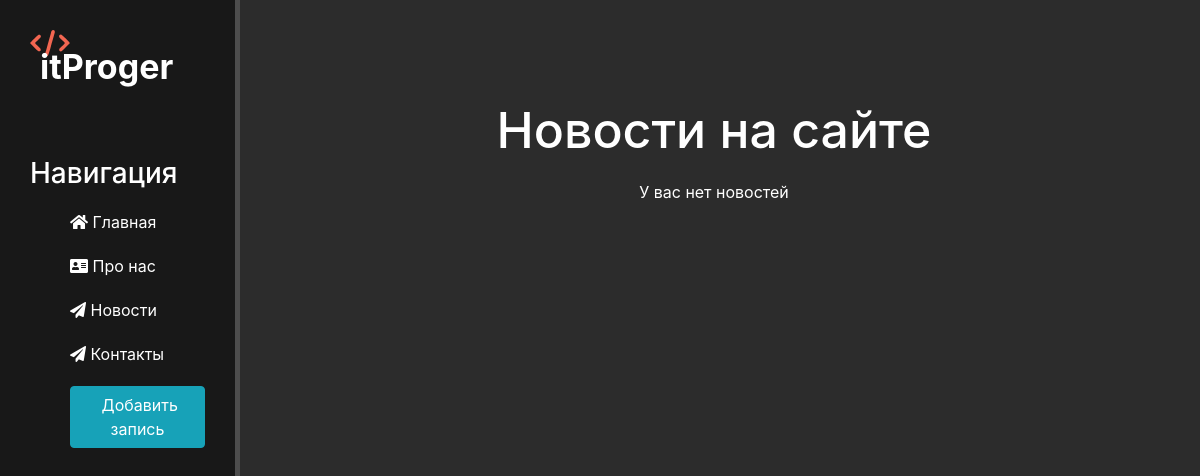
The page /news/ on the database as committed earlier.
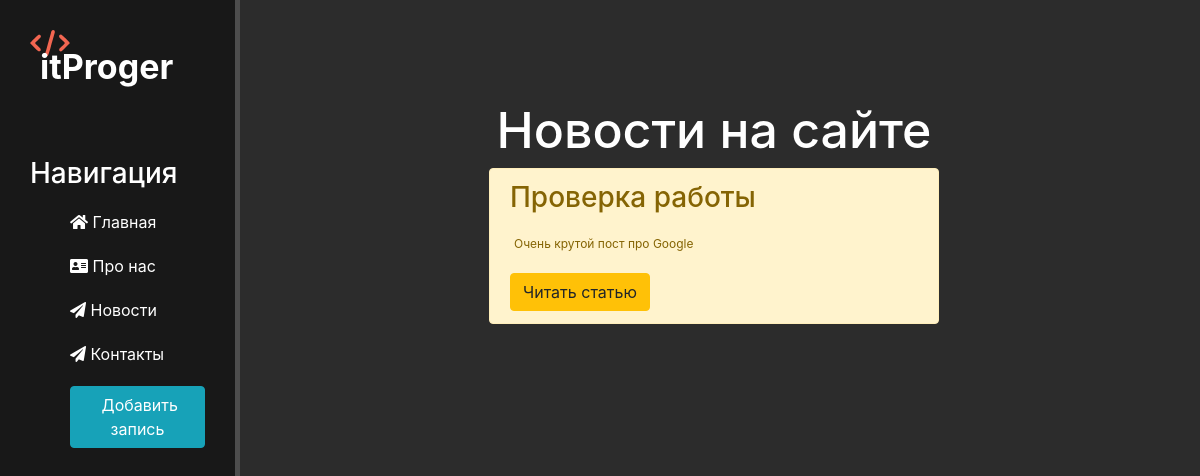
The same page on the database as committed later.
### news/models.py (models this page shows, shortened)
class Articles(models.Model):
    title = models.CharField('Название', max_length=50 )
    anons = models.CharField('Анонс', max_length=250 )
    full_text = models.TextField('Статья')
    date = models.DateTimeField('Дата публикации')
    class Meta:
        verbose_name = 'Новость'
        verbose_name_plural = 'Новости'

### news/views.py (the view)
# urls.py: path('', views.news_home, name='news_home'),
def news_home(request):
    news = Articles.objects.order_by('-date')
    return render(request, "news/news_home.html", {'news': news})

### news/templates/news/news_home.html (shortened to what this page needs)
{% extends 'main/layout.html' %}
{% load static %}
{% block content %}
<div class="features">
    <h1>Новости на сайте</h1>
    {% if news %}
        {% for el in news%}
        <div class="alert alert-warning">
            <h3>{{el.title}}</h3>
            <p>{{el.anons}}</p>
            <a href="{% url 'news_detail' el.id %}" class="btn btn-warning">Читать статью</a>
        </div>
        {% endfor %}
    {% else %}
        <p> У вас нет новостей </p>
    {% endif %}
</div>
    {% endblock %}

Rows that differ between the two databases and show on the page:
added Articles: title "Проверка работы", anons "Очень крутой пост про Google"
Other text that changed with them:
text no longer shown: "У вас нет новостей"
